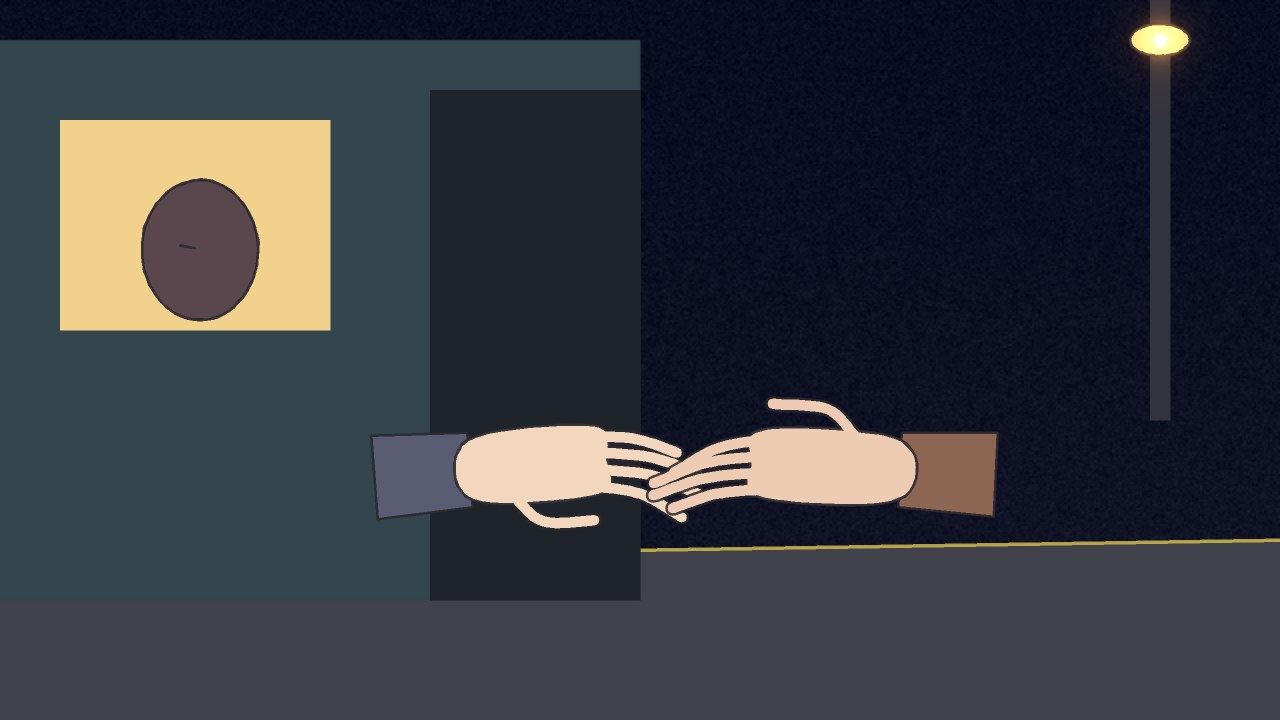
#> input picture loading2/rev3/requests/opening_layout_refs/IMG-06_farewell_layout.jpg, 1280 x 720 px, given in place of IMG-06_farewell_layout.jpg.png, which was not available
$ python prep_plates.py ../../loading2/rev3/requests/opening_layout_refs/IMG-06_farewell_layout.jpg
#> lines starting #> are read from the running program, lines starting #| are printed output that depends on the picture; pictures that were not available may be replaced by others from this repository, and a replacement may not be noted
### loading/src/common.py
"""Shared helpers for the LOADING MV renderer.

Images are float32 RGB in [0, 1] (display-referred, like an After Effects 8/16-bit comp).
Coordinates are (x, y) in pixels of the 3072x2048 working plates unless stated.
"""
import os
import cv2
import numpy as np

ROOT = os.path.dirname(os.path.dirname(os.path.abspath(__file__)))
WORK = os.path.join(ROOT, 'work')
SCRATCH = os.environ.get('LOADING_SCRATCH', '/tmp/claude-0/-home-user-OC/c9b74a57-085e-5ad1-8a57-5167fd743993/scratchpad')
PACK = os.path.join(SCRATCH, 'pack')
UP = os.path.join(SCRATCH, 'up')
PREP = os.path.join(SCRATCH, 'prep')

W_OUT, H_OUT = 1920, 1080
FPS = 24


def imread(path, rgb=True):
#> called with rgb = True
    im = cv2.imread(path, cv2.IMREAD_UNCHANGED)
#> im is the input picture: shape (720, 1280, 3); mean B, G, R 64.4, 57.4, 54.8
    if im is None:
        raise FileNotFoundError(path)
    if im.dtype == np.uint16:
        im = im.astype(np.float32) / 65535.0
    else:
        im = im.astype(np.float32) / 255.0
    if im.ndim == 3 and rgb:
        im = im[:, :, ::-1] if im.shape[2] == 3 else im[:, :, [2, 1, 0, 3]]
    return np.ascontiguousarray(im)


def imwrite(path, im, rgb=True):
    im = np.clip(im, 0, 1)
    if im.ndim == 3 and rgb:
        im = im[:, :, ::-1]
    os.makedirs(os.path.dirname(path) or '.', exist_ok=True)
    cv2.imwrite(path, (im * 255 + 0.5).astype(np.uint8))


def work(*p):
    return os.path.join(WORK, *p)


# ---------------------------------------------------------------- easing / timing
def clamp01(x):
    return np.clip(x, 0.0, 1.0)


# [5 lines left out: function lin, not called in this run]


def smooth(t, a, b):
    x = lin(t, a, b)
    return x * x * (3 - 2 * x)


def smoother(t, a, b):
    x = lin(t, a, b)
    return x * x * x * (x * (x * 6 - 15) + 10)


def ease_out(t, a, b, p=3):
    x = lin(t, a, b)
    return 1 - (1 - x) ** p


def ease_in(t, a, b, p=3):
    x = lin(t, a, b)
    return x ** p


def ease_io(t, a, b, p=3):
    x = lin(t, a, b)
    return 4 * x ** 3 if x < 0.5 and p == 3 else (1 - (-2 * x + 2) ** p / 2 if p == 3 else smoother(t, a, b))


def mix(a, b, w):
    return a + (b - a) * w


# [29 lines left out: functions spring, value_noise, fbm_field, not called in this run]


# ---------------------------------------------------------------- image ops
def gblur(im, sigma):
    if sigma <= 0.05:
        return im
    k = int(sigma * 6) | 1
    return cv2.GaussianBlur(im, (k, k), sigma, borderType=cv2.BORDER_REFLECT)


# [9 lines left out: function fast_blur, not called in this run]


def screen(a, b):
    return 1 - (1 - a) * (1 - b)


# [4 lines left out: function over, not called in this run]


def lum(im):
    return im[:, :, 0] * 0.2126 + im[:, :, 1] * 0.7152 + im[:, :, 2] * 0.0722


def smoothstep(e0, e1, x):
    t = np.clip((x - e0) / (e1 - e0 + 1e-9), 0, 1)
    return t * t * (3 - 2 * t)


def affine_sample(src, M, out_w=W_OUT, out_h=H_OUT, border=cv2.BORDER_REFLECT, interp=cv2.INTER_LINEAR):
    """M maps OUTPUT pixel coords -> SOURCE coords (2x3)."""
    return cv2.warpAffine(src, M, (out_w, out_h), flags=interp | cv2.WARP_INVERSE_MAP, borderMode=border)


# [10 lines left out: function cam_matrix, not called in this run]

### loading/src/prep_plates.py
"""Prepare working plates (3072x2048) from the asset pack.

- colour-match the AI-upscaled frames to the originals (low frequencies from the original,
  crisp line detail from the upscale), so the film keeps the painted tonal balance
- upsample mattes and depth with edge-aware refinement
"""
import sys
import cv2
import numpy as np
from common import *


def colour_match(name):
    up = imread(os.path.join(UP, name + '.png'))
    org = imread(os.path.join(PACK, name + '.png'))
#> call 2 of imread, with rgb = True
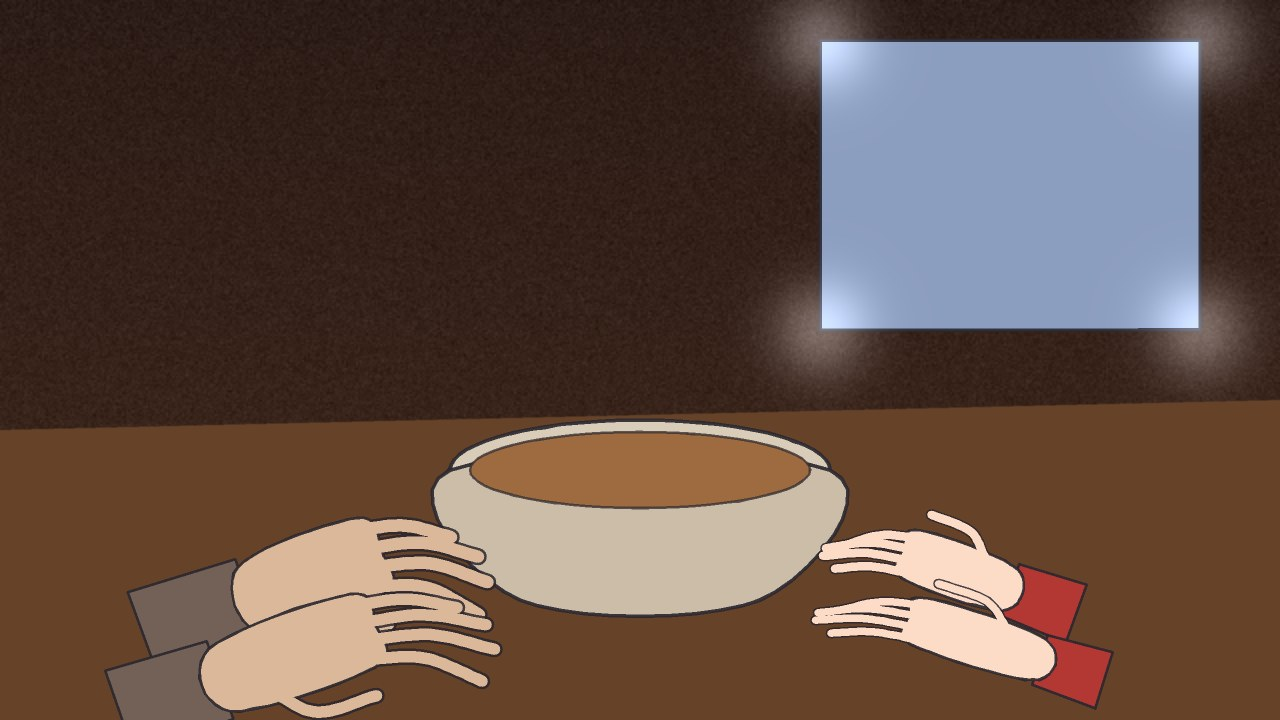
#> input picture loading2/rev3/requests/opening_layout_refs/IMG-07_heat_layout.jpg, 1280 x 720 px, given in place of IMG-06_farewell_layout.jpg.png, which was not available
#> in imread, im is the input picture: shape (720, 1280, 3); mean B, G, R 67.6, 77.1, 97.5
    H, W = up.shape[:2]
#> H = 720; W = 1280
    org_up = cv2.resize(org, (W, H), interpolation=cv2.INTER_LANCZOS4)
    diff = gblur(org_up - up, 5.0)
    out = np.clip(up + diff, 0, 1)
    # keep a touch of the original's paper grain (high-pass of original) so it isn't plastic
    grain = org_up - gblur(org_up, 1.2)
#> call 2 of gblur, with sigma = 1.2
#> in gblur (call 2), `return cv2.GaussianBlur(im, (k, k), sigma, borderType=cv2.BORDER_REFLE..`:
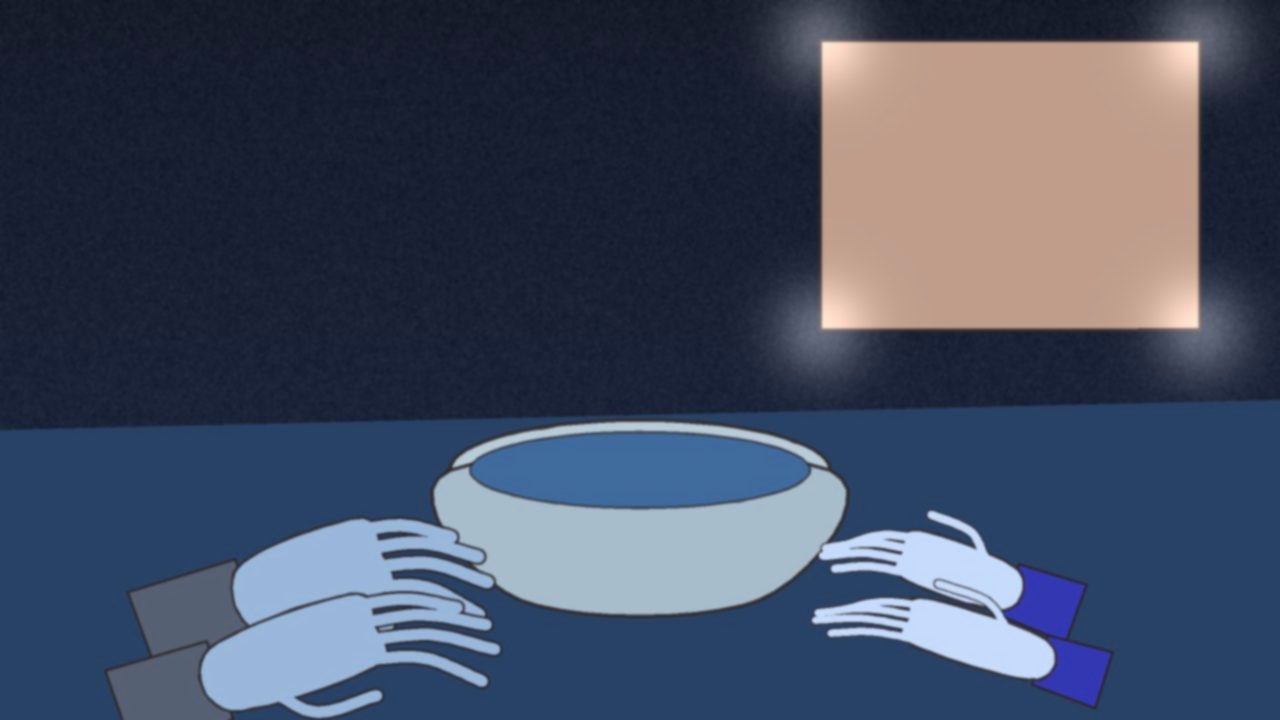
#> returned value: shape (720, 1280, 3) float32; mean of channels 0, 1, 2 0.384, 0.303, 0.265; drawn as B, G, R
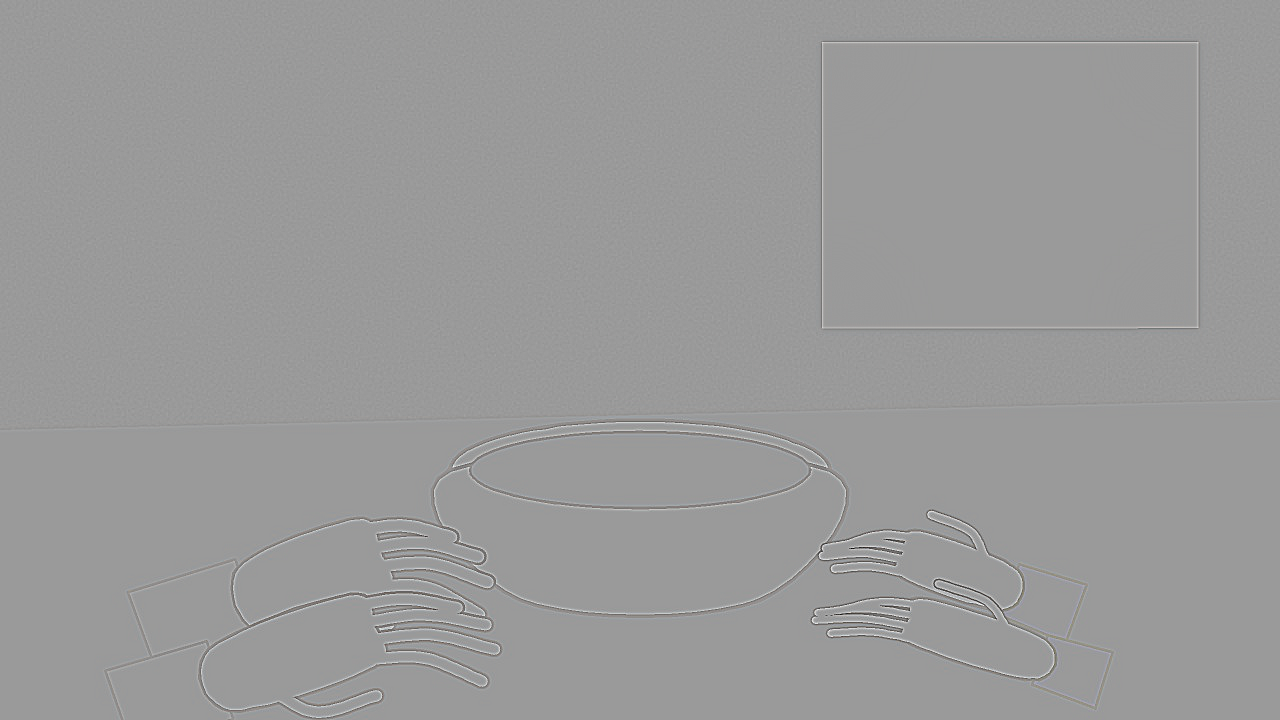
#> grain: shape (720, 1280, 3) float32; mean of channels 0, 1, 2 9.52e-09, 9.26e-09, 5.96e-09; drawn with min black and max white
    out = np.clip(out + 0.35 * grain, 0, 1)
    imwrite(work('plates', name + '.png'), out)
#> in imwrite, `cv2.imwrite(path, (im * 255 + 0.5).astype(np.uint8))`:
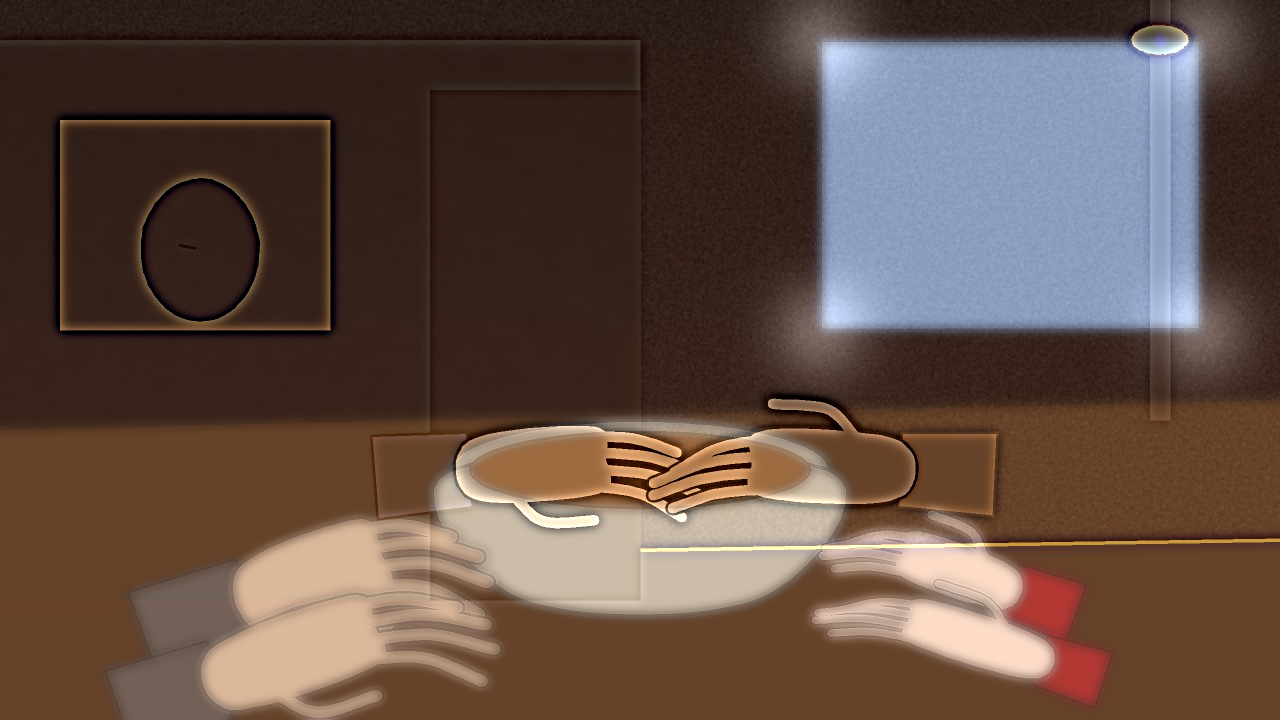
#> saved as IMG-06_farewell_layout.jpg.png: shape (720, 1280, 3); mean B, G, R 67.7, 77.2, 97.5
    return out


def refine(name, plate):
    H, W = plate.shape[:2]
#> H = 720; W = 1280
    for kind in ['matte', 'depth']:
        p = os.path.join(PREP, f'{name}_{kind}.png')
        if not os.path.exists(p):
            continue
        m = imread(p)
        if m.ndim == 3:
            m = m[:, :, 0]
        m = cv2.resize(m, (W, H), interpolation=cv2.INTER_CUBIC)
        guide = lum(plate).astype(np.float32)
        r = cv2.ximgproc.guidedFilter(guide, m.astype(np.float32), 4, 2e-3)
        if not np.isfinite(r).all():
            bad = ~np.isfinite(r)
            r[bad] = m[bad]
            print(name, kind, 'guided filter non-finite px:', int(bad.sum()))
        m = np.clip(r, 0, 1)
        cv2.imwrite(work('plates', f'{name}_{kind}.png'), (m * 65535).astype(np.uint16))


if __name__ == '__main__':
    os.makedirs(work('plates'), exist_ok=True)
    only_refine = '--refine' in sys.argv
    for n in [a for a in sys.argv[1:] if not a.startswith('--')]:
        pl = imread(work('plates', n + '.png')) if only_refine else colour_match(n)
        refine(n, pl)
        print(n, 'ok', flush=True)
